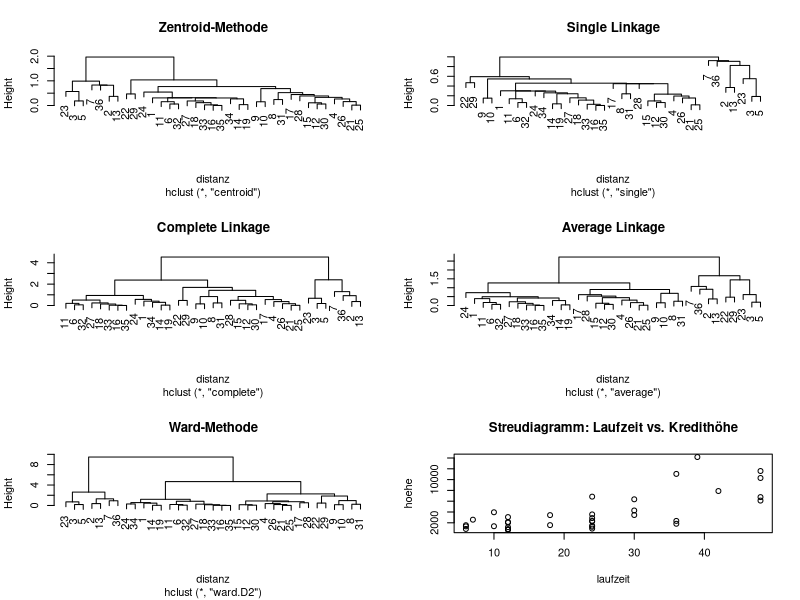
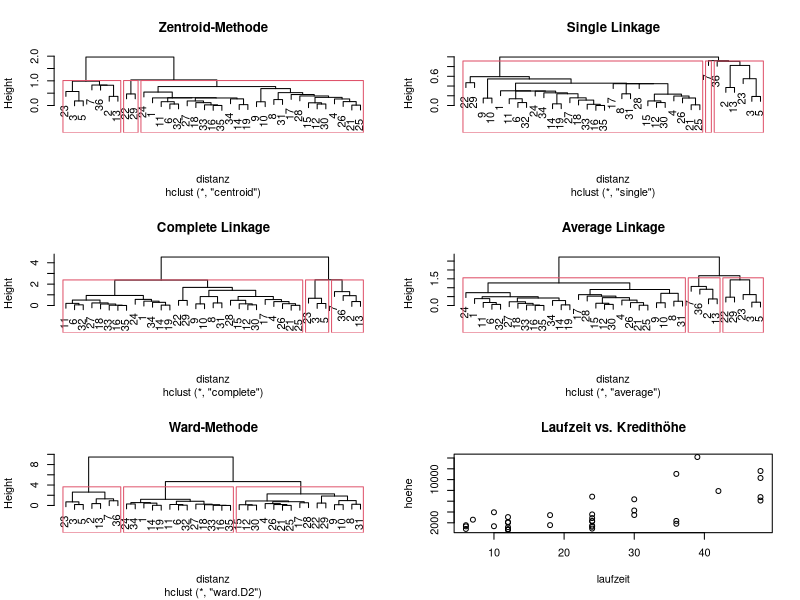
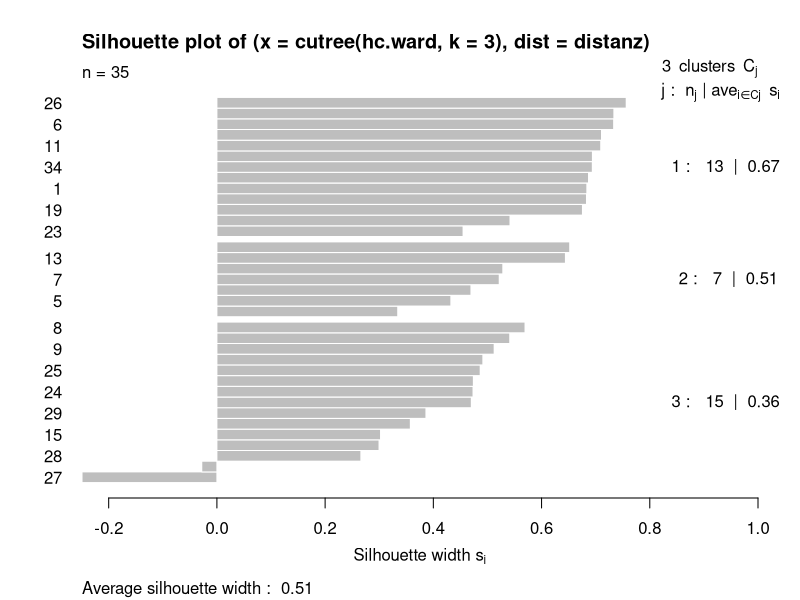

These charts were generated, in order, by the following R code:
## ---- chunk 1
rohdaten = read.table("wi23b095.txt", sep = ";", header = TRUE)
head(rohdaten)
## ---- chunk 2
summary(rohdaten)
nrow(rohdaten)
## ---- chunk 3
daten = na.omit(rohdaten)
nrow(daten)
## ---- chunk 4
daten.s = scale(daten)
## ---- chunk 5
distanz = dist(daten.s)
## ---- chunk 6
hc.centroid <- hclust(distanz, method = "centroid")
hc.single   <- hclust(distanz, method = "single")
hc.complete <- hclust(distanz, method = "complete")
hc.average  <- hclust(distanz, method = "average")
hc.ward     <- hclust(distanz, method = "ward.D2")
## ---- chunk 7
#| echo: false
#| fig-width: 10
#| fig-height: 10

op = par(mfrow = c(3, 2))
plot(hc.centroid, main = "Zentroid-Methode")
plot(hc.single, main = "Single Linkage")
plot(hc.complete, main = "Complete Linkage")
plot(hc.average, main = "Average Linkage")
plot(hc.ward, main = "Ward-Methode")
plot(daten, main = "Streudiagramm: Laufzeit vs. Kredithöhe")
par(op)
## ---- chunk 8
#| echo: false
#| fig-width: 10
#| fig-height: 10

op <- par(mfrow = c(3, 2))
plot(hc.centroid, main = "Zentroid-Methode")
rect.hclust(hc.centroid, k = 3)

plot(hc.single, main = "Single Linkage")
rect.hclust(hc.single, k = 3)

plot(hc.complete, main = "Complete Linkage")
rect.hclust(hc.complete, k = 3)

plot(hc.average, main = "Average Linkage")
rect.hclust(hc.average, k = 3)

plot(hc.ward, main = "Ward-Methode")
rect.hclust(hc.ward, k = 3)

plot(daten, main = "Laufzeit vs. Kredithöhe")
par(op)

## ---- chunk 9
library(cluster)
methoden = c("single", "complete", "average", "ward.D2")
sapply(methoden, function(m) coef(hclust(distanz, method = m)))
## ---- chunk 10
clusterzuordnung = cutree(hc.ward, k = 3)
daten$clust = clusterzuordnung
## ---- chunk 11
aggregate(cbind(laufzeit, hoehe) ~ clust, data = daten, mean)
## ---- chunk 12
#| fig-height: 6
#| out-width: 70%
library(cluster)
plot(silhouette(cutree(hc.ward, k = 3), distanz))
